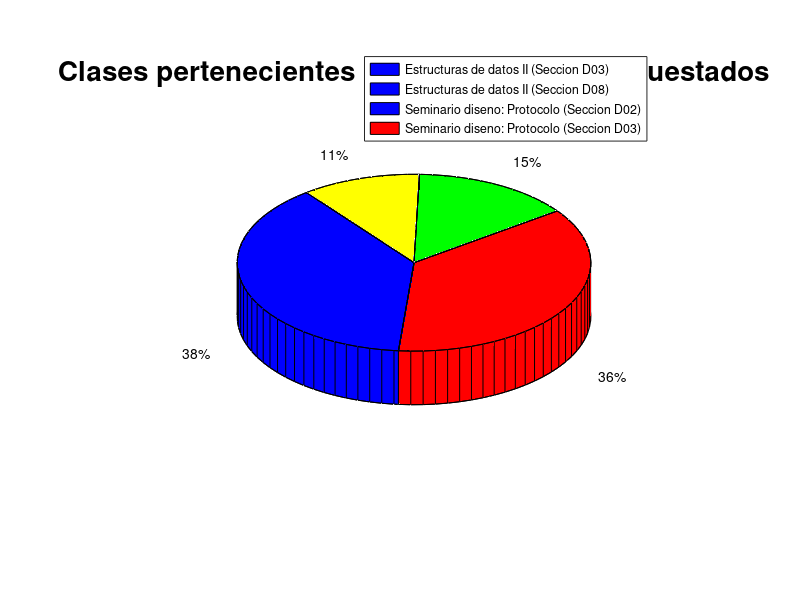

The MATLAB source for this figure:
% Datos y etiquetas
y = [21 20 8 6];
labels = {'Estructuras de datos II (Seccion D03)', 'Estructuras de datos II (Seccion D08)', 'Seminario diseno: Protocolo (Seccion D02)', 'Seminario diseno: Protocolo (Seccion D03)'};

% Colores personalizados y porcentajes
colors = [
    0 0 1;  % Azul
    1 0 0;  % Rojo
    0 1 0;  % Verde
    1 1 0;  % Amarillo
];

% Degradar los colores
numSegments = numel(y);
colors = interp1(1:size(colors, 1), colors, linspace(1, size(colors, 1), numSegments));

% Crear el gráfico de pastel con colores personalizados
pie3(y);

% Asignar colores personalizados a cada segmento
colormap(colors);

% Agregar la leyenda
legend(labels);

% Agregar el título
title('Clases pertenecientes a los estudiantes encuestados', 'FontSize', 20);
